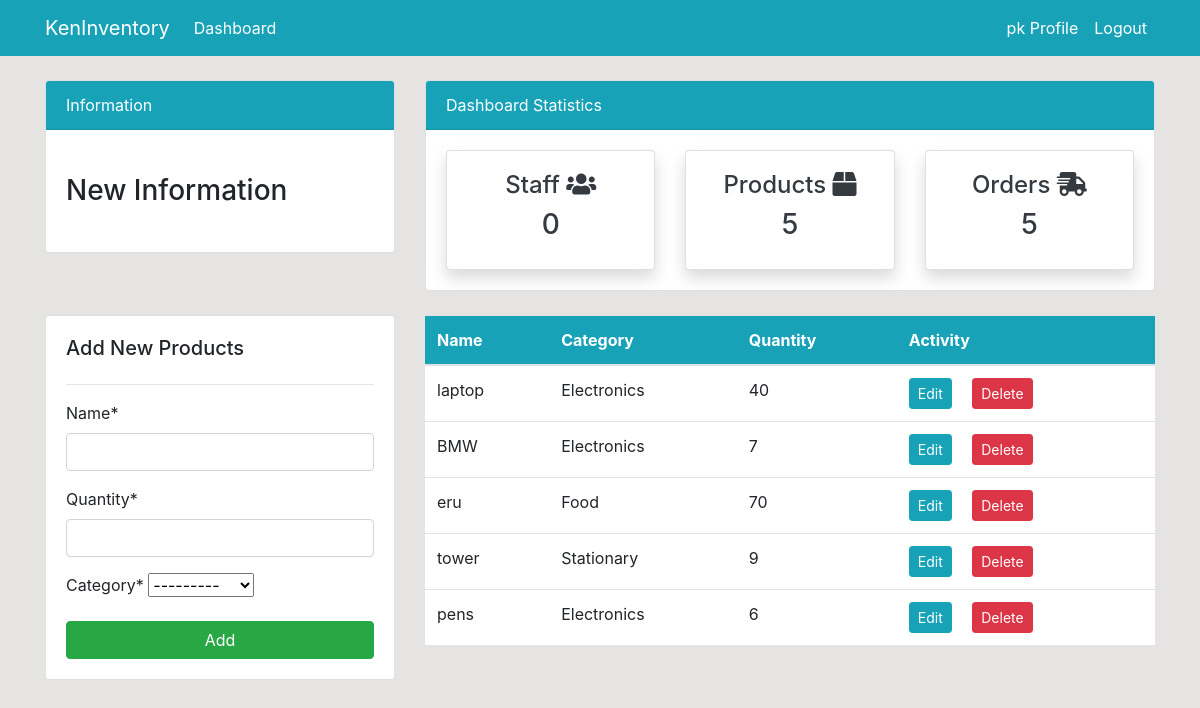
The page /products/ (signed in) on the database its author committed.
### dashboard/models.py (models this page shows, shortened)
class Product(models.Model):
    name = models.CharField(max_length=100, null=True)
    quantity = models.PositiveIntegerField(null=True)
    category = models.CharField(max_length=50, choices=CATEGORY, null=True)

### dashboard/views.py (the view)
# urls.py: path('products/', views.products, name='dashboard-products'),
@login_required(login_url='user-login')
def products(request):
    product = Product.objects.all()
    product_count = product.count()
    customer = User.objects.filter(groups=2)
    customer_count = customer.count()
    order = Order.objects.all()
    order_count = order.count()
    product_quantity = Product.objects.filter(name='')
    if request.method == 'POST':
        form = ProductForm(request.POST)
        if form.is_valid():
            form.save()
            product_name = form.cleaned_data.get('name')
            messages.success(request, f'{product_name} has been added')
            return redirect('dashboard-products')
    else:
        form = ProductForm()
    context = {
        'product': product,
        'form': form,
        'customer_count': customer_count,
        'product_count': product_count,
        'order_count': order_count,
    }
    return render(request, 'dashboard/products.html', context)

### dashboard/forms.py
class ProductForm(forms.ModelForm):
    class Meta:
        model = Product
        fields = '__all__'

### templates/dashboard/products.html (shortened to what this page needs)
{% extends 'partials/base.html' %}
{% load crispy_forms_tags %}
{% block content %}
{% include 'partials/topside.html' %}
<div class="row my-4">
    <div class="col-md-4">
        <div class="card card-body">
            <h5>Add New Products</h5>
            <hr>
            <form method="POST">
                {{ form|crispy }}
                <input class="btn btn-success btn-block" type="submit" value="Add">
            </form>
        </div>
    </div>
    <div class="col-md-8">
        <table class="table bg-white">
            <thead class="bg-info text-white">
                <tr>
                    <th scope="col">Name</th>
                    <th scope="col">Category</th>
                    <th scope="col">Quantity</th>
                    <th scope="col">Activity</th>
                </tr>
            </thead>
            <tbody>
                {% for product in product %}
                <tr>
                    <td>{{ product.name }}</td>
                    <td>{{ product.category }}</td>
                    <td>{{ product.quantity }}</td>
                    <td>
                        <a class="btn btn-info btn-sm mr-2"
                            href="{% url 'dashboard-products-edit' product.id %}">Edit</a>
                        <a class="btn btn-danger btn-sm ml-2"
                            href="{% url 'dashboard-products-delete' product.id %}">Delete</a>
                    </td>
                </tr>
                {% endfor %}
            </tbody>
        </table>
    </div>
</div>
{% endblock %}

### templates/partials/nav.html (shortened to what this page needs)
<nav class="navbar navbar-expand-lg navbar-info bg-info">
    <div class="container">
        {% if user.is_authenticated %}
        <a class="navbar-brand text-white" href="{% url 'dashboard-index' %}">KenInventory</a>
        <div class="collapse navbar-collapse" id="navbarSupportedContent">
            <ul class="navbar-nav mr-auto">
                <li class="nav-item active">
                    <a class="nav-link text-white" href="{% url 'dashboard-index' %}">Dashboard </a>
                </li>
            </ul>
            <ul class="navbar-nav ml-auto">
                <li class="nav-item active">
                    <a class="nav-link text-white" href="{% url 'user-profile' %}">{{ user.username }} Profile
                        <span class="sr-only">(current)</span></a>
                </li>
                <li class="nav-item">
                    <a class="nav-link text-white" href="{% url 'user-logout' %}">Logout</a>
                </li>
            </ul>
            {% endif %}
        </div>
    </div>
</nav>

### static/style.css (style rules this page uses)
body { background: rgb(230, 227, 227); }

### rows shown on the page
Product: name "laptop", category "Electronics", quantity "40"
Product: name "BMW", category "Electronics", quantity "7"
Product: name "eru", category "Food", quantity "70"
Product: name "tower", category "Stationary", quantity "9"
Product: name "pens", category "Electronics", quantity "6"

### other values the page prints
{{ user.username }} "pk"
{{ customer_count }} "0"
{{ product_count }} "5"
{{ order_count }} "5"
